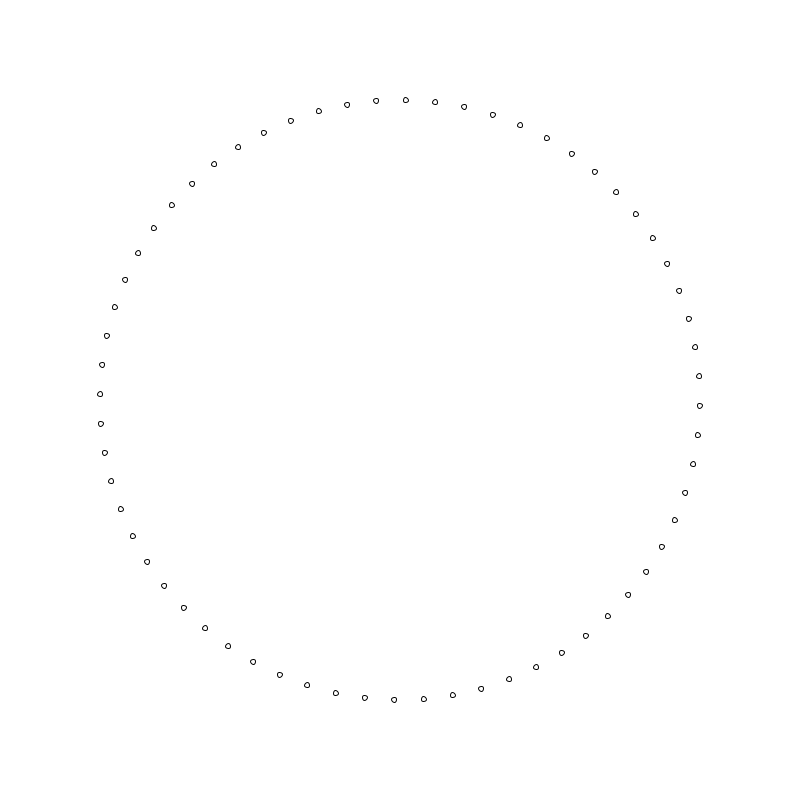
Frame 1 (no input)
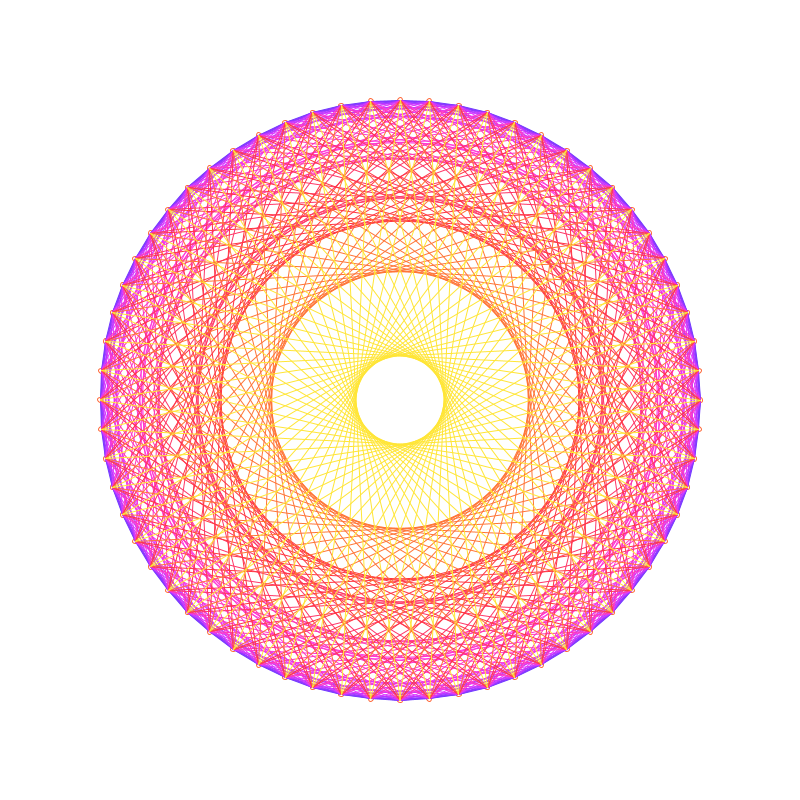
Frame 60 (the mouse pressed at the canvas centre just before this capture)
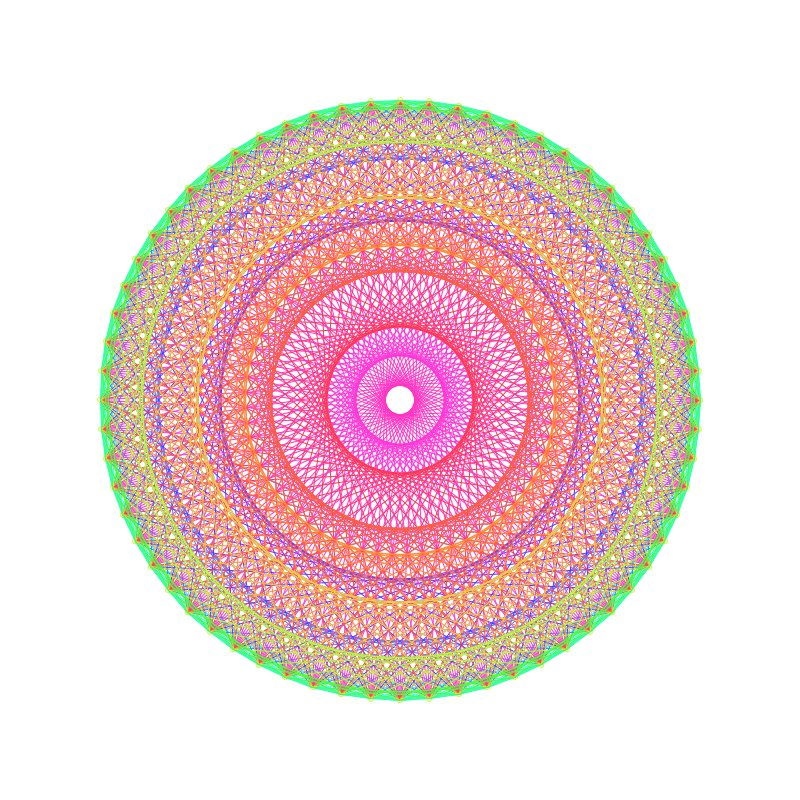
Frame 120 (the mouse held since frame 60 and released just before this capture)

The Processing sketch that drew these frames (run headless with seeded random() and noise(); from frame 60 on, the mouse is pressed at the canvas centre):

// Processing sketch: advanced_Mandala
// ── advanced_Mandala.pde
//advanced_Mandala
//draw mandala
//2022/05/30
//1-4-45 Taiyu Honma


//回転&グラデーションできるようにしました!


void setup(){
  size(800,800);
}


int coloroffset = 0;
float max = 0;
void draw(){
  background(255);
  drawShape(float(frameCount)/5);
  coloroffset+=3;
  frameRate(20);
  max+=0.5;
}

void drawShape(float offset){
  
  for(float i = offset;i < 64 + offset;i++){
    ellipse(400+300*cos(i*PI/32) , 400 + 300 * sin(i*PI/32),5,5);
  }
  for (int n=0; n < max; n++){
     if(isSosu(n)){
        for(float i = offset;i < 64 + offset;i++){
         colorMode(HSB);
         stroke(getColor(n));
         line(400+300*cos(i*PI/32) , 400 + 300 * sin(i*PI/32),400+300*cos((i+n)*PI/32) , 400 + 300 * sin((n+i)*PI/32));
       }
     }
   }
 }
boolean isSosu(int n){
  for(int i =2; i < n; i++){
    if(n%i == 0){
      return false;
    }
  }
  return true;
}

color getColor(int n){
  return color((n*4+coloroffset) % 256,200,255);
}
